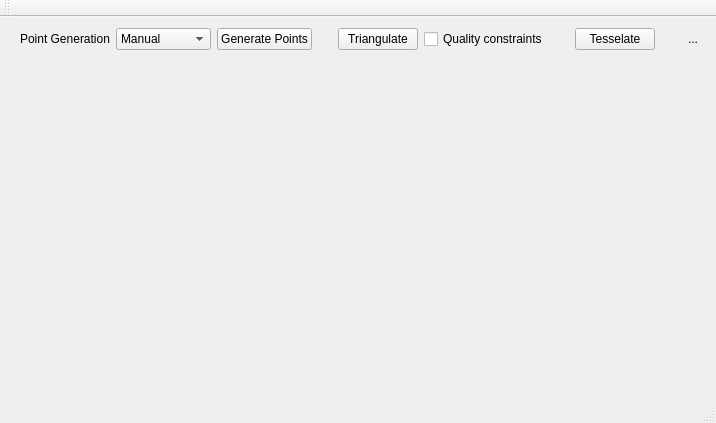
<?xml version="1.0" encoding="UTF-8"?>
<ui version="4.0">
 <class>TrianglePPTestClass</class>
 <widget class="QMainWindow" name="TrianglePPTestClass">
  <property name="geometry">
   <rect>
    <x>0</x>
    <y>0</y>
    <width>716</width>
    <height>423</height>
   </rect>
  </property>
  <property name="windowTitle">
   <string>TrianglePPTest</string>
  </property>
  <property name="windowIcon">
   <iconset resource="TrianglePPTest.qrc">
    <normaloff>:/TrianglePPTest/triangle-PP-ico.png</normaloff>:/TrianglePPTest/triangle-PP-ico.png</iconset>
  </property>
  <widget class="QWidget" name="centralWidget">
   <layout class="QVBoxLayout" name="verticalLayout">
    <item>
     <layout class="QHBoxLayout" name="horizontalLayout">
      <property name="leftMargin">
       <number>9</number>
      </property>
      <item>
       <widget class="QLabel" name="label">
        <property name="text">
         <string>Point Generation</string>
        </property>
       </widget>
      </item>
      <item>
       <widget class="QComboBox" name="pointModeComboBox">
        <item>
         <property name="text">
          <string>Manual</string>
         </property>
        </item>
        <item>
         <property name="text">
          <string>Automatic</string>
         </property>
        </item>
        <item>
         <property name="text">
          <string>From Image</string>
         </property>
        </item>
        <item>
         <property name="text">
          <string>Example 1</string>
         </property>
        </item>
        <item>
         <property name="text">
          <string>Example 2</string>
         </property>
        </item>
       </widget>
      </item>
      <item>
       <widget class="QPushButton" name="generatePointsPushButton">
        <property name="text">
         <string>Generate Points</string>
        </property>
       </widget>
      </item>
      <item>
       <spacer name="horizontalSpacer">
        <property name="orientation">
         <enum>Qt::Horizontal</enum>
        </property>
        <property name="sizeHint" stdset="0">
         <size>
          <width>40</width>
          <height>20</height>
         </size>
        </property>
       </spacer>
      </item>
      <item>
       <widget class="QPushButton" name="triangualtePointsPushButton">
        <property name="text">
         <string>Triangulate</string>
        </property>
       </widget>
      </item>
      <item>
       <widget class="QCheckBox" name="useConstraintsCheckBox">
        <property name="text">
         <string>Quality constraints</string>
        </property>
       </widget>
      </item>
      <item>
       <spacer name="horizontalSpacer_3">
        <property name="orientation">
         <enum>Qt::Horizontal</enum>
        </property>
        <property name="sizeHint" stdset="0">
         <size>
          <width>40</width>
          <height>20</height>
         </size>
        </property>
       </spacer>
      </item>
      <item>
       <widget class="QPushButton" name="tesselatePointsPushButton">
        <property name="text">
         <string>Tesselate</string>
        </property>
       </widget>
      </item>
      <item>
       <spacer name="horizontalSpacer_2">
        <property name="orientation">
         <enum>Qt::Horizontal</enum>
        </property>
        <property name="sizeType">
         <enum>QSizePolicy::Expanding</enum>
        </property>
        <property name="sizeHint" stdset="0">
         <size>
          <width>40</width>
          <height>20</height>
         </size>
        </property>
       </spacer>
      </item>
      <item>
       <widget class="QToolButton" name="optionsToolButton">
        <property name="sizePolicy">
         <sizepolicy hsizetype="Fixed" vsizetype="Preferred">
          <horstretch>0</horstretch>
          <verstretch>0</verstretch>
         </sizepolicy>
        </property>
        <property name="toolTip">
         <string>Settings</string>
        </property>
        <property name="text">
         <string>...</string>
        </property>
        <property name="autoRaise">
         <bool>true</bool>
        </property>
       </widget>
      </item>
     </layout>
    </item>
    <item>
     <widget class="DrawingArea" name="drawAreaWidget" native="true">
      <property name="sizePolicy">
       <sizepolicy hsizetype="Preferred" vsizetype="Expanding">
        <horstretch>0</horstretch>
        <verstretch>0</verstretch>
       </sizepolicy>
      </property>
     </widget>
    </item>
   </layout>
  </widget>
  <widget class="QMenuBar" name="menuBar">
   <property name="geometry">
    <rect>
     <x>0</x>
     <y>0</y>
     <width>716</width>
     <height>20</height>
    </rect>
   </property>
  </widget>
  <widget class="QToolBar" name="mainToolBar">
   <attribute name="toolBarArea">
    <enum>TopToolBarArea</enum>
   </attribute>
   <attribute name="toolBarBreak">
    <bool>false</bool>
   </attribute>
  </widget>
  <widget class="QStatusBar" name="statusBar"/>
 </widget>
 <layoutdefault spacing="6" margin="11"/>
 <customwidgets>
  <customwidget>
   <class>DrawingArea</class>
   <extends>QWidget</extends>
   <header>DrawingArea.h</header>
   <container>1</container>
  </customwidget>
 </customwidgets>
 <resources>
  <include location="TrianglePPTest.qrc"/>
 </resources>
 <connections/>
</ui>
